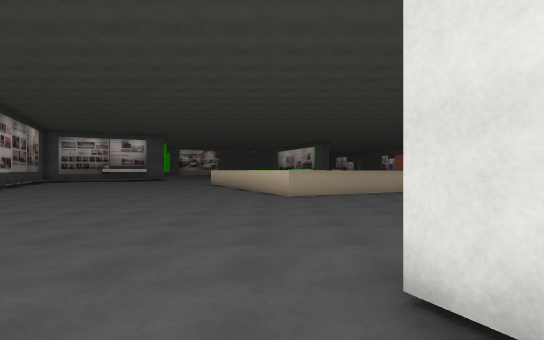
view 1 (above)

17 first-person views from a walk through a Unity game level. The camera is 1.4 m above the floor, looks level and sees 80° across. The floor is counted in squares, 1.8 m on a side. Each view is taken from the middle of a square. On the plan, view 1 faces up. The plan holds only what a view shows up to about 11 squares ahead; the rest is blank. The place goes on beyond the plan. The player character is not drawn. Some surface patterns are stand-ins.

view 2
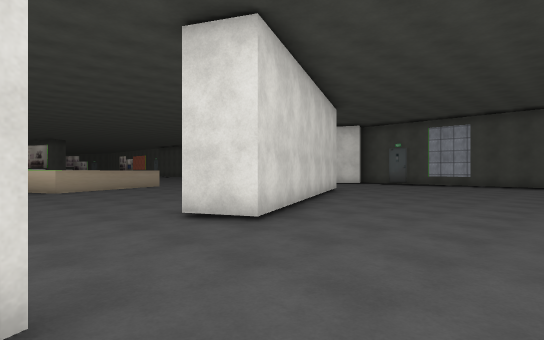

view 3
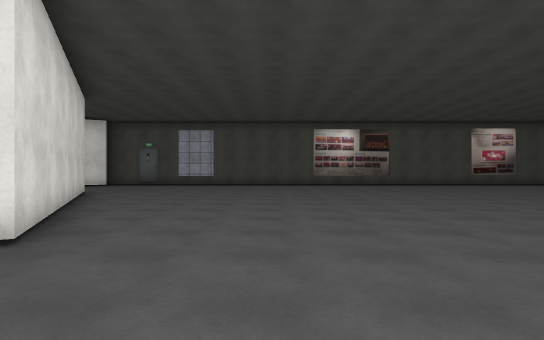

view 4
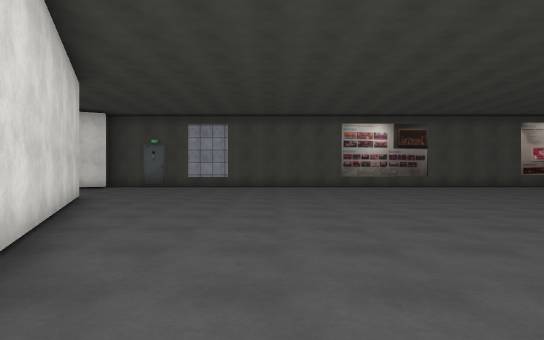

view 5
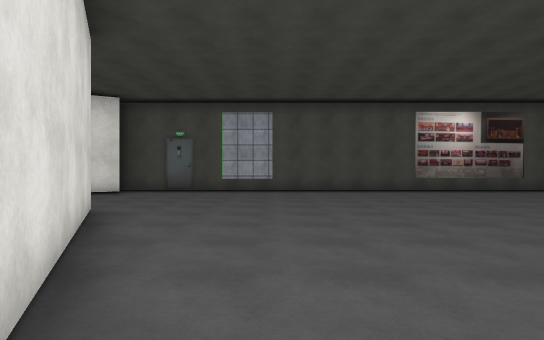

view 6
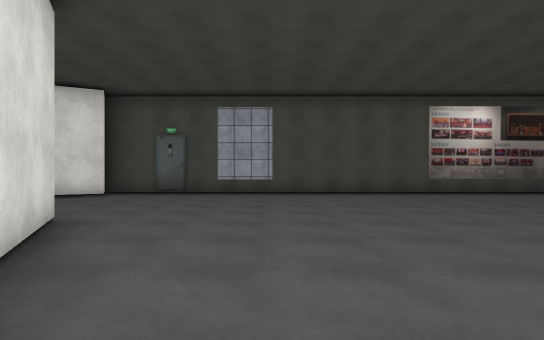

view 7
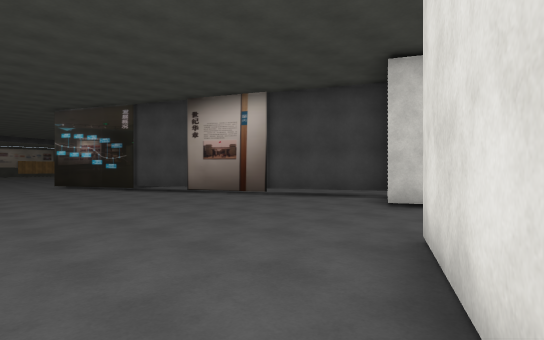

view 8
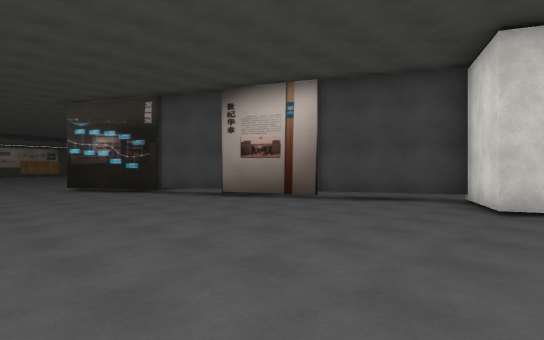

view 9
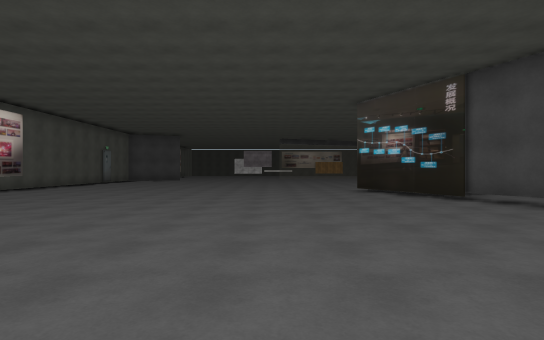

view 10
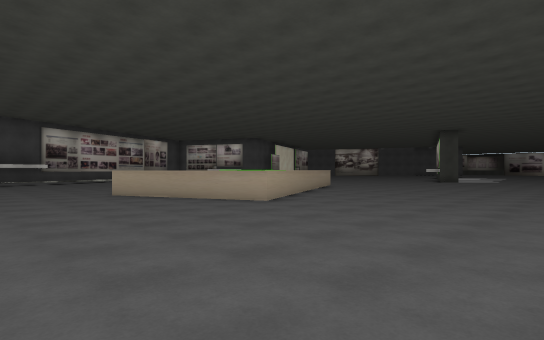

view 11
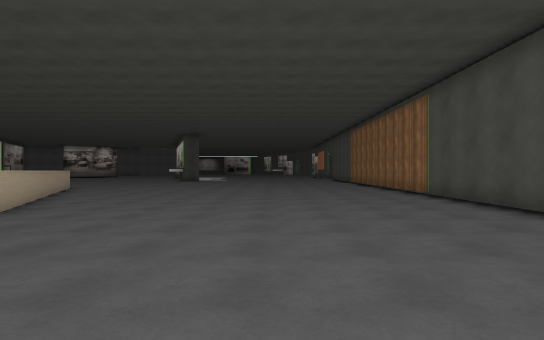

view 12
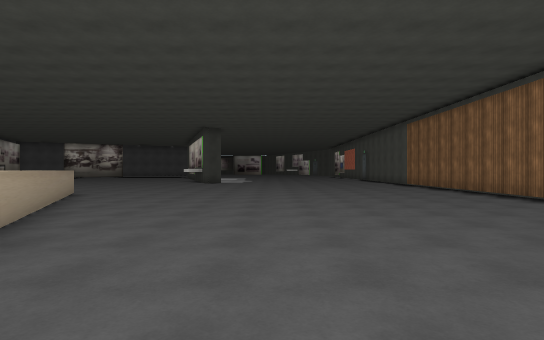

view 13
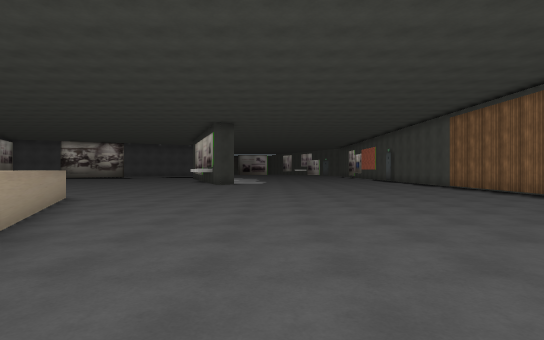

view 14
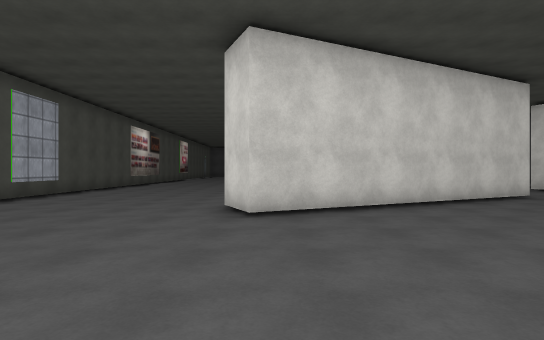

view 15
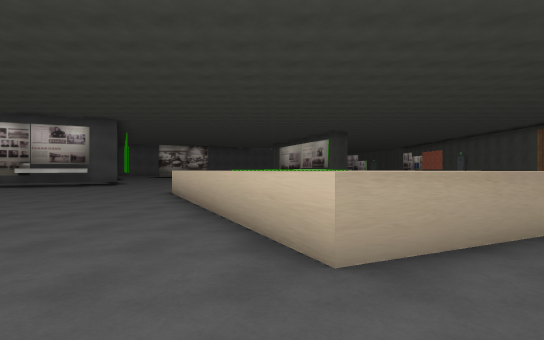

view 16
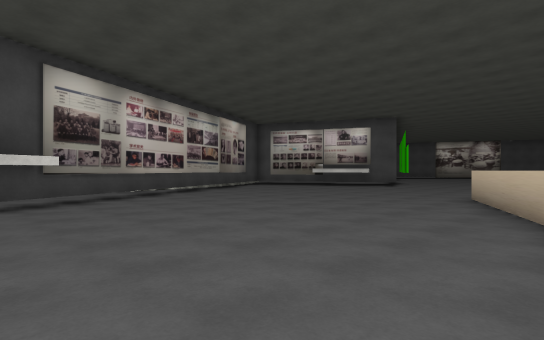

view 17
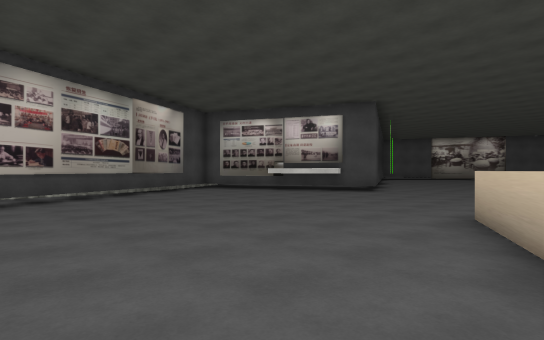

### Floor plan
Key: @ floor where view 1 was taken; # wall or solid block; . floor; ^ raised ledge; T thing the floor can be seen under or through; O other object.
Columns run from 13 left of view 1 to 15 right of it. Each row starts with its distance up from view 1.
 22       ....    ..............#
 21      .....    ..............#
 20     ......    ^.............#
 19    .......     ^............#
 18 O ........^    ^............#
 17 #.........^    ^............#
 16 ##.........^^   ^...........#
 15  #.........^ ^  ^...........#
 14  ##.........^^^  ^..........#
 13   #.........^    ^..........#
 12   ##.........^   ^^.........#
 11    #.........^^^^^..........
 10    #..........^^............
  9    ###.....................
  8       ....................
  7        ....................##
  6         ...................##
  5          ...........##......#
  4          .........####......#
  3           ......####........#
  2            ...####..........#
  1             ..##............#
  0            ..@..............#
 -1            #................#
 -2          TT.................#
 -3        ..TT.................#
 -4        ...T.................#
 -5         ..T.................#
 -6            T................#
 -7            #............. ..#
 -8             T............  .#
 -9             T............
-10            .TT............
-11            ..T............
-12               #............
-13               #............

Where each view was taken, in squares from view 1:
view 1: 0 up, 0 right, facing up
view 2: 3 down, 2 left, facing up-right
view 3: 2 down, 2 left, facing right
view 4: 1 down, 0 right, facing right
view 5: 1 up, 3 right, facing right
view 6: 1 up, 4 right, facing right
view 7: 2 up, 5 right, facing down-left
view 8: 0 up, 5 right, facing down-left
view 9: 2 down, 5 right, facing down
view 10: 6 up, 11 right, facing up-left
view 11: 6 up, 10 right, facing up
view 12: 9 up, 8 right, facing up
view 13: 11 up, 7 right, facing up
view 14: 11 up, 8 right, facing down
view 15: 7 up, 0 right, facing up
view 16: 8 up, 1 left, facing up-left
view 17: 12 up, 2 left, facing up-left
